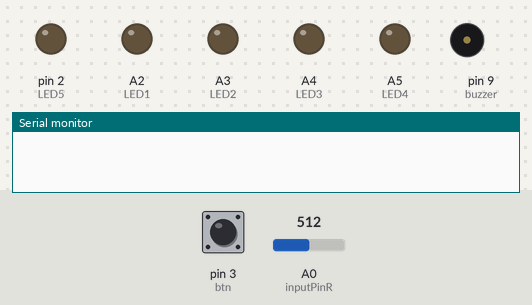
A sketch run on a simulated Arduino Uno, built with avr-gcc and run on an emulated ATmega328P. Parts: output pins drawn as LEDs (lit = HIGH), buzzer (waves = sounding), the last lines printed to the serial monitor. Dashed ring = blinking. Inputs (shaded band) come from the test bench; at power-on: pin 3 (btn) HIGH, A0 (inputPinR) = 512. EEPROM starts erased; pins used as bus, display or sensor lines are not drawn.

Above: at 2.7 s.
2.8 s: pin 3 (btn) pulled LOW for 0.15 s
At 5.3 s:
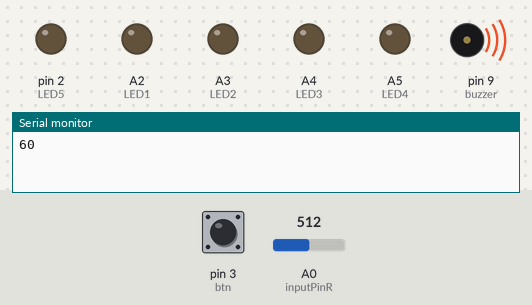
5.8 s: pin 3 (btn) pulled LOW for 1 s
At 6.6 s:
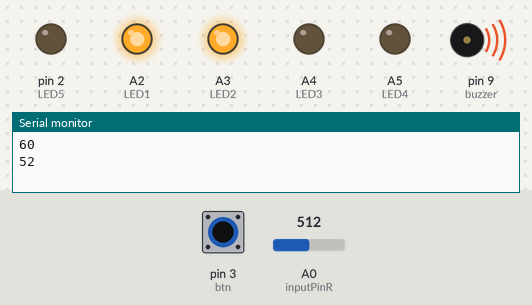
8.3 s: pin 3 (btn) pulled LOW for 0.15 s
At 9.1 s:
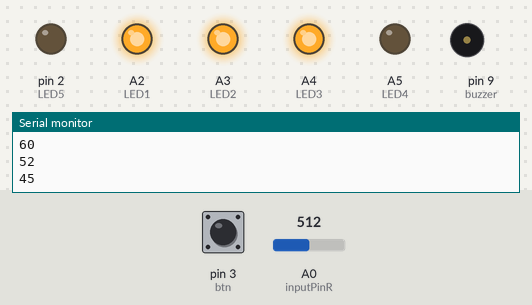
10.8 s: pin 3 (btn) pulled LOW for 3.2 s
At 11.5 s:
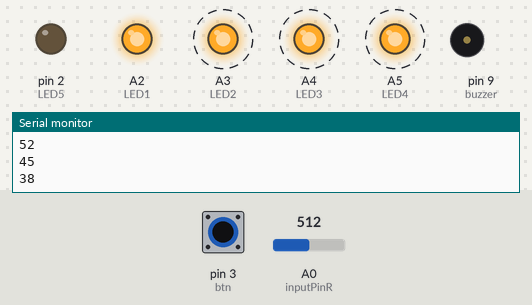
15.5 s: A0 (inputPinR) set to 122
At 16.6 s:
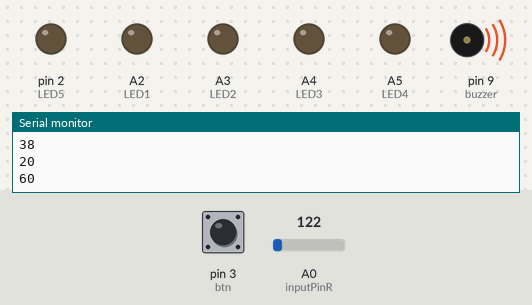
17.1 s: pin 3 (btn) pulled LOW for 3.2 s
At 18.6 s:
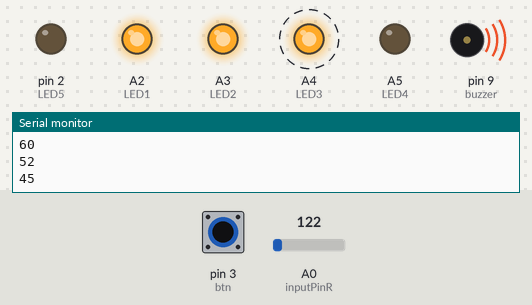
Timing chart, 0 to 22.6 s (numbered marks = the images above; inputs shaded):
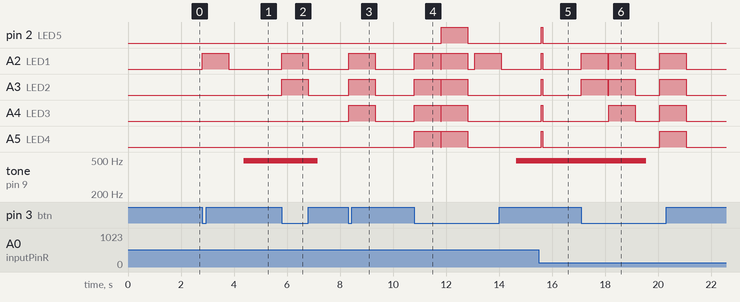

Measured:
- after the input at 2.8 s, A2 (LED1): LOW → HIGH at once, → LOW 1.0 s later; tone on pin 9 (buzzer): silent → 490 Hz after 1.6 s
- after the input at 5.8 s, A2 (LED1), A3 (LED2): LOW → HIGH at once, → LOW 1.0 s later; tone on pin 9 (buzzer): 490 Hz → silent after 1.4 s
- after the input at 8.3 s, A2 (LED1), A3 (LED2), A4 (LED3): LOW → HIGH at once, → LOW 1.0 s later
- after the input at 10.8 s, pin 2 (LED5): LOW → HIGH after 1.0 s, → LOW 1.0 s later; A2 (LED1): goes HIGH 1.0 s, LOW 0.02 s, HIGH 1.0 s, LOW 0.26 s, HIGH 1.0 s, then LOW, starting at once
- after the input at 15.5 s, pin 2 (LED5), A2 (LED1), A3 (LED2), A4 (LED3), A5 (LED4): LOW → HIGH after 0.09 s, → LOW 0.05 s later
- after the input at 17.1 s, A2 (LED1), A3 (LED2): goes HIGH 1.0 s, LOW 0.04 s, HIGH 1.0 s, LOW 0.92 s, HIGH 1.0 s, then LOW, starting at once; A4 (LED3): alternates HIGH for 1.0 s and LOW for 0.92 s, starting after 1.0 s; A5 (LED4): LOW → HIGH after 3.0 s, → LOW 1.0 s later; tone on pin 9 (buzzer): 490 Hz → silent after 2.4 s

The sketch:

EMF-Detector.ino
```cpp
#include <EEPROM.h>

#define inputPinR A0
#define buzzer 9
#define LED1 A2
#define LED2 A3
#define LED3 A4
#define LED4 A5
#define LED5 2
#define btn 3

int peak = 0;
volatile int totalR = 0;
volatile int avg = 0;
int curFreq = 0;

int ledConfig[5] = { 60,52,45,38,20 };
int nMeasures[5] = { 400, 300, 200, 150, 50 };
int ledcfg = 0;

void setup()
{
  Serial.begin(115200);
  pinMode(inputPinR, INPUT);
  pinMode(buzzer, OUTPUT);
  pinMode(btn, INPUT_PULLUP);
  //LEDS
  pinMode(LED5, OUTPUT);
  pinMode(LED4, OUTPUT);
  pinMode(LED3, OUTPUT);
  pinMode(LED2, OUTPUT);
  pinMode(LED1, OUTPUT);
  //TCCR1B = TCCR1B & B11111000 | B00000001;    // set timer 1 divisor to     1 for PWM frequency of 31372.55 Hz
  //TCCR1B = TCCR1B & B11111000 | B00000010;    // set timer 1 divisor to     8 for PWM frequency of  3921.16 Hz
  TCCR1B = TCCR1B & B11111000 | B00000011;    // set timer 1 divisor to    64 for PWM frequency of   490.20 Hz
  //TCCR1B = TCCR1B & B11111000 | B00000100;    // set timer 1 divisor to   256 for PWM frequency of   122.55 Hz
  //TCCR1B = TCCR1B & B11111000 | B00000101;    // set timer 1 divisor to  1024 for PWM frequency of    30.64 Hz
  totalR = analogRead(inputPinR);
  curFreq = totalR;
  ledsOff();

  //READ CONFIG
  ledcfg = EEPROM.read(0);

  //SHOW CURR CONFIG
  ledShowConf(ledcfg);
  delay(500);
  ledsOff();
  delay(500);
  ledShowConf(ledcfg);
  delay(500);
  ledsOff();
}

void loop()
{
  if(digitalRead(btn) == 0)
  {
    analogWrite(buzzer, 0);
    ledsOff();
    if(ledcfg >= 0 && ledcfg < 4){
      ledcfg++;
      EEPROM.write(0, ledcfg);
    }else{
      ledcfg = 0;
      EEPROM.write(0, ledcfg);
    }
    ledShowConf(ledcfg);
    Serial.println(ledConfig[ledcfg]);
    delay(1000);
    ledsOff();
  }

  for(int i = 0; i < nMeasures[ledcfg]; i++){
    totalR += analogRead(inputPinR);
    delayMicroseconds(10);
  }
  totalR = totalR / nMeasures[ledcfg];
  totalR = constrain(totalR, 0, 100);
  totalR = map(totalR, 0, 50, 0, 255);
  if(totalR >= 1){
    freqSoft(1);
    ledmap();
  }else if(totalR <= 0){
    ledsOff();
    analogWrite(buzzer, 0);
  }
  totalR = 0;
}


void ledShowConf(int num){
  switch (num){
    case 0:
      digitalWrite(LED5, LOW);
      digitalWrite(LED4, LOW);
      digitalWrite(LED3, LOW);
      digitalWrite(LED2, LOW);
      digitalWrite(LED1, HIGH);
      break;
    case 1:
      digitalWrite(LED5, LOW);
      digitalWrite(LED4, LOW);
      digitalWrite(LED3, LOW);
      digitalWrite(LED2, HIGH);
      digitalWrite(LED1, HIGH);
      break;
    case 2:
      digitalWrite(LED5, LOW);
      digitalWrite(LED4, LOW);
      digitalWrite(LED3, HIGH);
      digitalWrite(LED2, HIGH);
      digitalWrite(LED1, HIGH);
      break;
    case 3:
      digitalWrite(LED5, LOW);
      digitalWrite(LED4, HIGH);
      digitalWrite(LED3, HIGH);
      digitalWrite(LED2, HIGH);
      digitalWrite(LED1, HIGH);
      break;
    case 4:
      digitalWrite(LED5, HIGH);
      digitalWrite(LED4, HIGH);
      digitalWrite(LED3, HIGH);
      digitalWrite(LED2, HIGH);
      digitalWrite(LED1, HIGH);
      break;
  }
}

void ledmap(){
  int tmp = ledConfig[ledcfg];
  int nLed = map(totalR,0, tmp , 0, 5);
  if(nLed == 0){
    digitalWrite(LED5, LOW);
    digitalWrite(LED4, LOW);
    digitalWrite(LED3, LOW);
    digitalWrite(LED2, LOW);
    digitalWrite(LED1, LOW);
  }else if(nLed == 1){
    digitalWrite(LED5, LOW);
    digitalWrite(LED4, LOW);
    digitalWrite(LED3, LOW);
    digitalWrite(LED2, LOW);
    digitalWrite(LED1, HIGH);
  }else if(nLed == 2){
    digitalWrite(LED5, LOW);
    digitalWrite(LED4, LOW);
    digitalWrite(LED3, LOW);
    digitalWrite(LED2, HIGH);
    digitalWrite(LED1, HIGH);
  }else if(nLed == 3){
    digitalWrite(LED5, LOW);
    digitalWrite(LED4, LOW);
    digitalWrite(LED3, HIGH);
    digitalWrite(LED2, HIGH);
    digitalWrite(LED1, HIGH);
  }else if(nLed == 4){
    digitalWrite(LED5, LOW);
    digitalWrite(LED4, HIGH);
    digitalWrite(LED3, HIGH);
    digitalWrite(LED2, HIGH);
    digitalWrite(LED1, HIGH);
  }else if(nLed == 5){
    digitalWrite(LED5, HIGH);
    digitalWrite(LED4, HIGH);
    digitalWrite(LED3, HIGH);
    digitalWrite(LED2, HIGH);
    digitalWrite(LED1, HIGH);
  }
}

void ledsOff(){
  digitalWrite(LED5, LOW);
  digitalWrite(LED4, LOW);
  digitalWrite(LED3, LOW);
  digitalWrite(LED2, LOW);
  digitalWrite(LED1, LOW);
}
void ledsOn(){
  digitalWrite(LED5, HIGH);
  digitalWrite(LED4, HIGH);
  digitalWrite(LED3, HIGH);
  digitalWrite(LED2, HIGH);
  digitalWrite(LED1, HIGH);
}


void freqSoft(int step){
  if(totalR > curFreq){
    for(; totalR > curFreq; curFreq += step){
      analogWrite(buzzer, curFreq);
      delay(2);
    }
  }else if(totalR < curFreq){
    for(; totalR < curFreq; curFreq -= step){
      analogWrite(buzzer, curFreq);
      delay(2);
    }
  }
}
```
